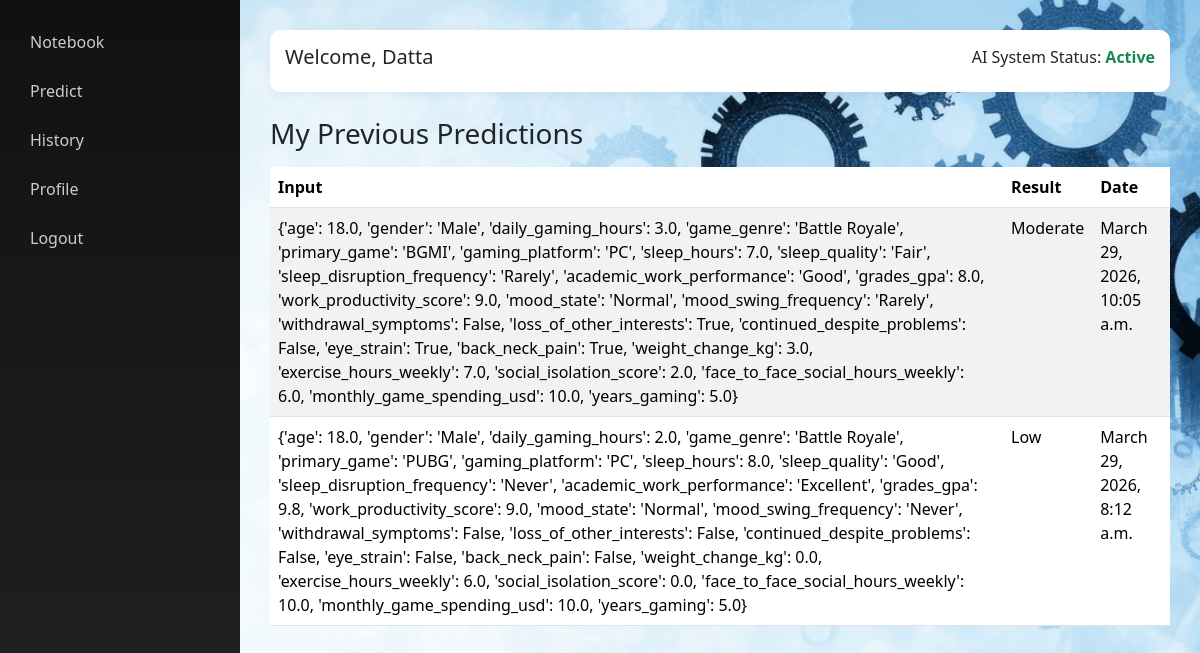
Page /my-predictions/ (signed in) on the committed database.
### dashboard/models.py (models this page shows, shortened)
class BasePrediction(models.Model):
    user = models.ForeignKey(User,on_delete=models.CASCADE,related_name="predictions")
    input_data = models.JSONField(null=True, blank=True)
    input_file = models.FileField(upload_to='inputs/', null=True, blank=True)
    predicted_class = models.CharField(max_length=255)
    confidence = models.FloatField(null=True, blank=True)
    created_at = models.DateTimeField(auto_now_add=True, db_index=True)
    class Meta:
        abstract = True
        ordering = ['-created_at']

class Prediction(BasePrediction):
    pass

### dashboard/views.py (the view)
# urls.py: path('my-predictions/', dash_views.my_predictions, name='my_predictions'),
@login_required
def my_predictions(request):
    predictions = Prediction.objects.filter(user=request.user)
    return render(request, 'dashboard/my_predictions.html', {'predictions': predictions})

### templates/dashboard/my_predictions.html
{% extends 'dashboard/base_dashboard.html' %}
{% block content %}
<h3>My Previous Predictions</h3>
<table class="table table-striped mt-3">
    <thead>
        <tr>
            <th>Input</th>
            <th>Result</th>
            <th>Date</th>
        </tr>
    </thead>
    <tbody>
    {% for p in predictions %}
        <tr>
            <td>
                {% if p.input_data %}
                    {{ p.input_data }}
                {% elif p.input_file %}
                    <a href="{{ p.input_file.url }}" target="_blank">View File</a>
                {% else %}
                    -
                {% endif %}
            </td>
            <td>{{ p.predicted_class }}</td>
            <td>{{ p.created_at }}</td>
        </tr>
    {% empty %}
        <tr>
            <td colspan="3" class="text-center">No predictions found</td>
        </tr>
    {% endfor %}
    </tbody>
</table>
{% endblock %}

### templates/dashboard/base_dashboard.html (shortened to what this page needs)
<!DOCTYPE html>
<html>
<head>
    <link href="https://cdn.jsdelivr.net/npm/bootstrap@5.3.2/dist/css/bootstrap.min.css" rel="stylesheet">
    <link rel="stylesheet" href="https://cdnjs.cloudflare.com/ajax/libs/font-awesome/6.5.0/css/all.min.css">
</head>
<body>
<div class="sidebar">
    <a href="{% url 'dashboard' %}">Notebook</a>
    <a href="{% url 'predict' %}">Predict</a>
    <a href="{% url 'history' %}">History</a>
    <a href="{% url 'profile' %}">Profile</a>
    <a href="{% url 'logout' %}">Logout</a>
</div>
<div class="main-content">
    <div class="topbar d-flex justify-content-between">
        <h5>Welcome, {{ request.user.username }}</h5>
        <span>AI System Status: <b class="text-success">Active</b></span>
    </div>
    {% block content %}{% endblock %}
</div>
</body>
</html>

### templates/dashboard/base_dashboard.html (style rules this page uses)
body { background: url("/static/images/bg.jpg") no-repeat center center fixed; background-size: cover; background-color: #f5f7fa; }
.sidebar { height: 100vh; background: linear-gradient(180deg, #111, #222); color: white; padding: 20px; position: fixed; width: 240px; }
.sidebar a { display: block; padding: 10px; color: #ccc; text-decoration: none; border-radius: 5px; margin-bottom: 5px; }
.main-content { margin-left: 240px; padding: 30px; }
.topbar { background: white; padding: 15px; border-radius: 10px; box-shadow: 0px 2px 10px rgba(0,0,0,0.05); margin-bottom: 25px; }

### rows in the picture
Prediction: input_data "{'age': 18.0, 'gender': 'Male', 'daily_gaming_hours': 3.0, 'game_genre': 'Battle Royale', 'primary_game': 'BGMI', 'gaming_platform': 'PC', 'sleep_hours': 7.0, 'sleep_quality': 'Fair', 'sleep_disruption_frequency': 'Rarely', 'academic_work_performance': 'Good', 'grades_gpa': 8.0, 'work_productivity_score': 9.0, 'mood_state': 'Normal', 'mood_swing_frequency': 'Rarely', 'withdrawal_symptoms': False, 'loss_of_other_interests': True, 'continued_despite_problems': False, 'eye_strain': True, 'back_neck_pain': True, 'weight_change_kg': 3.0, 'exercise_hours_weekly': 7.0, 'social_isolation_score': 2.0, 'face_to_face_social_hours_weekly': 6.0, 'monthly_game_spending_usd': 10.0, 'years_gaming': 5.0}", predicted_class "Moderate", created_at "March 29, 2026, 10:05 a.m."
Prediction: input_data "{'age': 18.0, 'gender': 'Male', 'daily_gaming_hours': 2.0, 'game_genre': 'Battle Royale', 'primary_game': 'PUBG', 'gaming_platform': 'PC', 'sleep_hours': 8.0, 'sleep_quality': 'Good', 'sleep_disruption_frequency': 'Never', 'academic_work_performance': 'Excellent', 'grades_gpa': 9.8, 'work_productivity_score': 9.0, 'mood_state': 'Normal', 'mood_swing_frequency': 'Never', 'withdrawal_symptoms': False, 'loss_of_other_interests': False, 'continued_despite_problems': False, 'eye_strain': False, 'back_neck_pain': False, 'weight_change_kg': 0.0, 'exercise_hours_weekly': 6.0, 'social_isolation_score': 0.0, 'face_to_face_social_hours_weekly': 10.0, 'monthly_game_spending_usd': 10.0, 'years_gaming':…", predicted_class "Low", created_at "March 29, 2026, 8:12 a.m."

### other values in the picture
{{ request.user.username }} "Datta"
